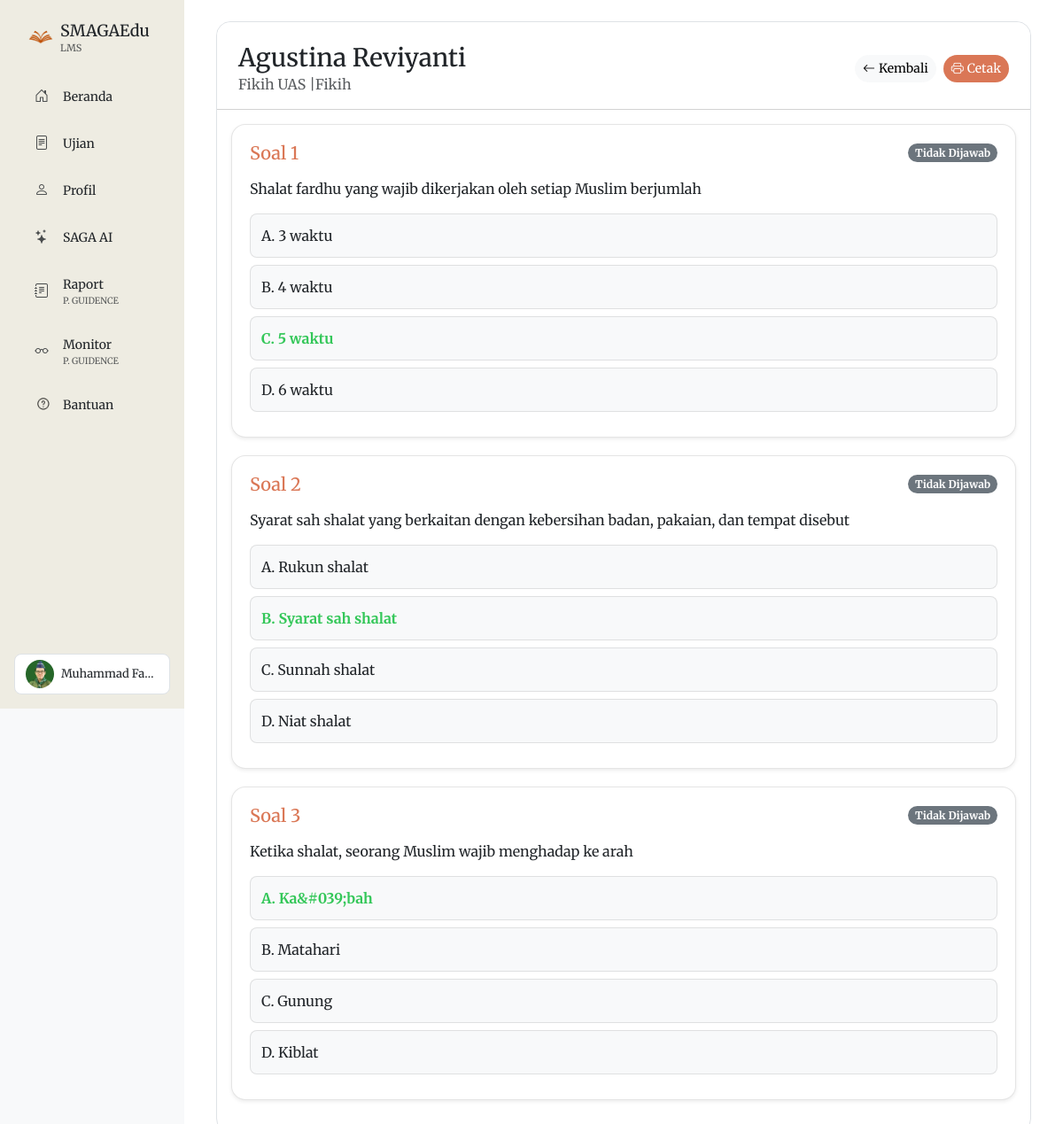
The app's page /detail_jawaban.php?ujian_id=47&siswa_id=11 (signed in) with its own data.
### tables this page shows
CREATE TABLE `guru` (
  `id` int(11) NOT NULL,
  `username` varchar(100) NOT NULL,
  `password` varchar(100) NOT NULL,
  `namaLengkap` varchar(100) NOT NULL,
  `namaSebutan` varchar(1000) NOT NULL,
  `jabatan` varchar(1000) NOT NULL,
  `foto_profil` varchar(255) DEFAULT NULL,
  `foto_latarbelakang` varchar(255) DEFAULT NULL,
  `universitas` varchar(100) DEFAULT NULL,
  `sertifikasi1` text DEFAULT NULL,
  `sertifikasi2` text DEFAULT NULL,
  `sertifikasi3` text DEFAULT NULL,
  `publikasi1` text DEFAULT NULL,
  `publikasi2` text DEFAULT NULL,
  `publikasi3` text DEFAULT NULL,
  `proyek1` text DEFAULT NULL,
  `proyek2` text DEFAULT NULL,
  `proyek3` text DEFAULT NULL,
  `pendidikan_s1` varchar(255) DEFAULT NULL,
  `pendidikan_s2` varchar(255) DEFAULT NULL,
  `pendidikan_lainnya` varchar(255) DEFAULT NULL
);

CREATE TABLE `siswa` (
  `id` int(255) NOT NULL,
  `nama` varchar(1000) NOT NULL,
  `username` varchar(100) NOT NULL,
  `password` varchar(1000) NOT NULL,
  `tingkat` varchar(20) DEFAULT NULL,
  `foto_profil` varchar(1000) NOT NULL,
  `tahun_masuk` int(225) DEFAULT NULL,
  `no_hp` int(225) DEFAULT NULL,
  `alamat` varchar(1000) DEFAULT NULL,
  `nis` int(225) DEFAULT NULL,
  `photo_type` enum('upload','avatar') DEFAULT NULL,
  `photo_url` varchar(255) DEFAULT NULL
);

CREATE TABLE `ujian` (
  `id` int(11) NOT NULL,
  `judul` varchar(255) NOT NULL,
  `deskripsi` text DEFAULT NULL,
  `guru_id` varchar(100) NOT NULL,
  `kelas_id` int(11) NOT NULL,
  `mata_pelajaran` varchar(100) NOT NULL,
  `materi` text DEFAULT NULL,
  `tanggal_mulai` datetime NOT NULL,
  `tanggal_selesai` datetime NOT NULL,
  `durasi` int(11) NOT NULL,
  `status` enum('draft','published','selesai') DEFAULT 'draft',
  `created_at` timestamp NOT NULL DEFAULT current_timestamp()
);

CREATE TABLE `bank_soal` (
  `id` int(11) NOT NULL,
  `ujian_id` int(11) NOT NULL,
  `jenis_soal` enum('pilihan_ganda','uraian') NOT NULL,
  `pertanyaan` text NOT NULL,
  `gambar_soal` varchar(255) DEFAULT NULL,
  `jawaban_a` text DEFAULT NULL,
  `jawaban_b` text DEFAULT NULL,
  `jawaban_c` text DEFAULT NULL,
  `jawaban_d` text DEFAULT NULL,
  `jawaban_benar` varchar(1) DEFAULT NULL,
  `created_at` timestamp NOT NULL DEFAULT current_timestamp()
);

### detail_jawaban.php (the view, shortened to what this page needs)
<?php
require "koneksi.php";
$ujian_id = $_GET['ujian_id'];
$siswa_id = $_GET['siswa_id'];
$query_siswa = "SELECT nama FROM siswa WHERE id = '$siswa_id'";
$siswa = mysqli_fetch_assoc(mysqli_query($koneksi, $query_siswa));
$query_ujian = "SELECT judul, mata_pelajaran FROM ujian WHERE id = '$ujian_id'";
$ujian = mysqli_fetch_assoc(mysqli_query($koneksi, $query_ujian));
$query_jawaban = "
    SELECT
        bs.id as soal_id,
        bs.pertanyaan,
        bs.jawaban_a,
        bs.jawaban_b,
        bs.jawaban_c,
        bs.jawaban_d,
        UPPER(bs.jawaban_benar) as jawaban_benar,
        UPPER(ju.jawaban) as jawaban_siswa
    FROM bank_soal bs
    LEFT JOIN jawaban_ujian ju ON bs.id = ju.soal_id AND ju.siswa_id = '$siswa_id'
    WHERE bs.ujian_id = '$ujian_id'
    ORDER BY bs.id ASC
";
$result_jawaban = mysqli_query($koneksi, $query_jawaban);
$userid = $_SESSION['userid'];
$query = "SELECT * FROM guru WHERE username = '$userid'";
$result = mysqli_query($koneksi, $query);
$guru = mysqli_fetch_assoc($result);
?>
<!DOCTYPE html>
<html>
<head>
    <link href="https://cdn.jsdelivr.net/npm/bootstrap@5.3.3/dist/css/bootstrap.min.css" rel="stylesheet">
    <link rel="stylesheet" href="https://cdn.jsdelivr.net/npm/bootstrap-icons/font/bootstrap-icons.css">
</head>
<body class="bg-light">
    <div class="container-fluid">
        <div class="row">
            <?php include 'includes/sidebar.php'; ?>
        </div>
    </div>
    <div class="col p-4 col-utama bg-white">
        <div class="container">
            <div class="card border rounded-4">
                <div class="card-header p-4 pb-0 bg-white rounded-top-4">
                    <div class="d-flex justify-content-between align-items-center pb-3">
                        <div>
                            <h3 class="mb-0"> <?php echo ucwords(strtolower(htmlspecialchars($siswa['nama']))); ?></h3>
                            <p class="text-muted mb-0">
                                <?php echo htmlspecialchars($ujian['judul']); ?> |<?php echo htmlspecialchars($ujian['mata_pelajaran']); ?>
                            </p>
                        </div>
                        <div class="d-flex gap-2">
                            <a href="detail_hasil_ujian.php?ujian_id=<?php echo $ujian_id; ?>"
                                class="btn btn-light btn-sm rounded-pill">
                                <i class="bi bi-arrow-left me-1"></i>Kembali
                            </a>
                            <button onclick="window.print()" class="btn btn-sm rounded-pill"
                                style="background-color: rgb(218, 119, 86); color: white;">
                                <i class="bi bi-printer me-1"></i>Cetak
                            </button>
                        </div>
                    </div>
                </div>
                <div class="card-body">
                    <?php
                    $no = 1;
                    while ($jawaban = mysqli_fetch_assoc($result_jawaban)) {
                        $is_correct = $jawaban['jawaban_siswa'] === $jawaban['jawaban_benar'];
                        $status_class = $jawaban['jawaban_siswa'] ? ($is_correct ? 'correct-answer' : 'wrong-answer') : '';
                    ?>
                        <div class="answer-box rounded-4 shadow-sm <?php echo $status_class; ?>">
                            <div class="d-flex justify-content-between align-items-center mb-3">
                                <h5 class="mb-0" style="color: rgb(218, 119, 86);">Soal <?php echo $no; ?></h5>
                                <?php if ($jawaban['jawaban_siswa']): ?>
                                    <span class="badge rounded-pill <?php echo $is_correct ? 'bg-success' : 'bg-danger'; ?>">
                                        <?php echo $is_correct ? 'Benar' : 'Salah'; ?>
                                    </span>
                                <?php else: ?>
                                    <span class="badge rounded-pill bg-secondary">Tidak Dijawab</span>
                                <?php endif; ?>
                            </div>
                            <p class="mb-3"><?php echo htmlspecialchars($jawaban['pertanyaan']); ?></p>
                            <?php
                            $options = ['A', 'B', 'C', 'D'];
                            foreach ($options as $option) {
                                $option_key = 'jawaban_' . strtolower($option);
                                $is_selected = $jawaban['jawaban_siswa'] === $option;
                                $is_correct_option = $jawaban['jawaban_benar'] === $option;
                                $option_class = '';
                                if ($is_selected && $is_correct) $option_class = 'selected-correct';
                                else if ($is_selected) $option_class = 'selected-wrong';
                                else if ($is_correct_option) $option_class = 'correct-option';
                            ?>
                                <div class="option rounded-3 <?php echo $option_class; ?>">
                                    <?php echo $option . '. ' . htmlspecialchars($jawaban[$option_key]); ?>
                                </div>
                            <?php } ?>
                        </div>
                    <?php
                        $no++;
                    }
                    ?>
                </div>
            </div>
        </div>
</body>
</html>

### includes/sidebar.php (shortened to what this page needs)
<?php
$is_guru = $_SESSION['level'] == 'guru';
$is_admin = $_SESSION['level'] == 'admin';
?>
<div class="col-auto vh-100 p-3 p-md-4 menu-samping d-none d-md-block" style="background-color:rgb(238, 236, 226)">
    <div class="ps-2 mb-4">
        <a href="<?php echo $is_admin ? 'beranda_admin.php' : ($is_guru ? 'beranda_guru.php' : 'beranda.php'); ?>" class="text-decoration-none text-dark d-flex align-items-center gap-2">
            <img src="assets/smagaedu.png" alt="" width="28" class="logo_orange">
            <div>
                <h1 class="m-0" style="font-size: 18px;">SMAGAEdu</h1>
                <p class="m-0 text-muted" style="font-size: 11px;"><?php echo $is_admin ? 'ADMINISTRATOR' : 'LMS'; ?></p>
            </div>
        </a>
    </div>
    <div class="d-flex flex-column gap-1">
        <?php
        if ($is_admin) {
            $menu_items = [
                ['url' => 'beranda_admin.php', 'icon' => 'bi-house-door', 'text' => 'Beranda'],
                ['url' => 'ujian_admin.php', 'icon' => 'bi-file-text', 'text' => 'Ujian'],
                ['url' => 'guru_admin.php', 'icon' => 'bi-person-badge', 'text' => 'Guru'],
                ['url' => 'siswa_admin.php', 'icon' => 'bi-people', 'text' => 'Siswa'],
                ['url' => 'pg_admin.php', 'icon' => 'bi-journal-text', 'text' => 'Monitor', 'subtitle' => 'P. GUIDENCE'],
                ['url' => 'bantuan.php', 'icon' => 'bantuan_outfill.png', 'text' => 'Bantuan', 'is_image' => true]
            ];
        } elseif ($is_guru) {
            $menu_items = [
                ['url' => 'beranda_guru.php', 'icon' => 'bi-house-door', 'text' => 'Beranda'],
                ['url' => 'ujian_guru.php', 'icon' => 'bi-file-text', 'text' => 'Ujian'],
                ['url' => 'profil_guru.php', 'icon' => 'bi-person', 'text' => 'Profil'],
                ['url' => 'ai_guru.php', 'icon' => 'bi-stars', 'text' => 'SAGA AI'],
                ['url' => 'raport_pg.php', 'icon' => 'bi-journal-text', 'text' => 'Raport', 'subtitle' => 'P. GUIDENCE'],
                ['url' => 'monitor_pg.php', 'icon' => 'bi-eyeglasses', 'text' => 'Monitor', 'subtitle' => 'P. GUIDENCE'],
                ['url' => 'bantuan.php', 'icon' => 'bantuan_outfill.png', 'text' => 'Bantuan', 'is_image' => true]
            ];
        }
        $current_page = basename($_SERVER['PHP_SELF']);
        foreach($menu_items as $item) {
            $is_active = ($current_page === $item['url']) ? 'active' : '';
            ?>
            <a href="<?= $item['url'] ?>" class="text-decoration-none text-dark">
                <div class="menu-item <?= $is_active ?> d-flex align-items-center">
                    <?php if(isset($item['is_image']) && $item['is_image']): ?>
                        <img src="assets/<?= $item['icon'] ?>" alt="" class="menu-icon">
                    <?php else: ?>
                        <i class="bi <?= $item['icon'] ?> menu-icon"></i>
                    <?php endif; ?>
                    <div>
                        <span class="menu-text m-0 p-0"><?= $item['text'] ?></span>
                        <?php if(isset($item['subtitle'])): ?>
                            <p class="text-muted m-0 p-0" style="font-size: 10px;"><?= $item['subtitle'] ?></p>
                        <?php endif; ?>
                    </div>
                </div>
            </a>
        <?php } ?>
    </div>
    <div class="mt-auto position-absolute bottom-0 start-0 p-3 w-100">
        <div class="dropdown">
            <button class="btn d-flex align-items-center gap-2 w-100 rounded-3 border bg-white" type="button" data-bs-toggle="dropdown">
                <img src="<?php echo ($is_guru || $is_admin) ?
                    (!empty($guru['foto_profil']) ? 'uploads/profil/'.$guru['foto_profil'] : 'assets/pp.png') :
                    (!empty($siswa['photo_url']) ? $siswa['photo_url'] : 'assets/pp.png'); ?>"
                    width="32" class="rounded-circle">
                <span class="text-truncate" style="font-size: 13px;">
                    <?php
                    if ($is_admin) {
                        echo $guru['namaLengkap'] . ' <span class="badge bg-danger ms-1">Admin</span>';
                    } else {
                        echo $is_guru ? $guru['namaLengkap'] : $siswa['nama'];
                    }
                    ?>
                </span>
            </button>
        </div>
    </div>
</div>

### detail_jawaban.php (style rules this page uses)
.answer-box { padding: 15px; border-radius: 8px; margin-bottom: 15px; border: 1px solid #dee2e6; }
.option { padding: 8px; margin: 5px 0; border-radius: 4px; }
.correct-option { font-weight: bold; color: #28a745; }
body { font-family: 'Merriweather', serif; }
.col-utama { margin-left: 13rem; animation: fadeInUp 0.5s; opacity: 1; }
.answer-box { padding: 20px; margin-bottom: 20px; background: #fff; border: 1px solid rgba(0, 0, 0, 0.1); }
.option { padding: 12px; margin: 8px 0; background: #f8f9fa; border: 1px solid rgba(0, 0, 0, 0.1); transition: all 0.3s ease; }
.correct-option { color: rgb(52, 199, 89); }

### includes/styles.php (style rules this page uses)
.menu-samping { position: fixed; width: 13rem; z-index: 1000; }
.menu-item { padding: 10px 15px; border-radius: 10px; transition: all 0.3s ease; margin-bottom: 5px; }
.menu-text { font-size: 14px; margin: 0; }
.menu-icon { width: 20px; margin-right: 12px; opacity: 0.8; }

### records on screen
guru: foto_profil (picture), namaLengkap "Muhammad Fa…"
siswa: nama "Agustina Reviyanti"
ujian: judul "Fikih UAS", mata_pelajaran "Fikih"
bank_soal: pertanyaan "Shalat fardhu yang wajib dikerjakan oleh setiap Muslim berjumlah", option "A", jawaban_a "3 waktu", option "B", jawaban_b "4 waktu", option "C", jawaban_c "5 waktu", option "D", jawaban_d "6 waktu"
bank_soal: pertanyaan "Syarat sah shalat yang berkaitan dengan kebersihan badan, pakaian, dan tempat disebut", option "A", jawaban_a "Rukun shalat", option "B", jawaban_b "Syarat sah shalat", option "C", jawaban_c "Sunnah shalat", option "D", jawaban_d "Niat shalat"
bank_soal: pertanyaan "Ketika shalat, seorang Muslim wajib menghadap ke arah", option "A", jawaban_a "Ka&#039;bah", option "B", jawaban_b "Matahari", option "C", jawaban_c "Gunung", option "D", jawaban_d "Kiblat"

### other values on screen
$item['text'] "Beranda"
$item['text'] "Ujian"
$item['text'] "Profil"
$item['text'] "SAGA AI"
$item['text'] "Raport"
$item['subtitle'] "P. GUIDENCE"
$item['text'] "Monitor"
$item['text'] "Bantuan"
